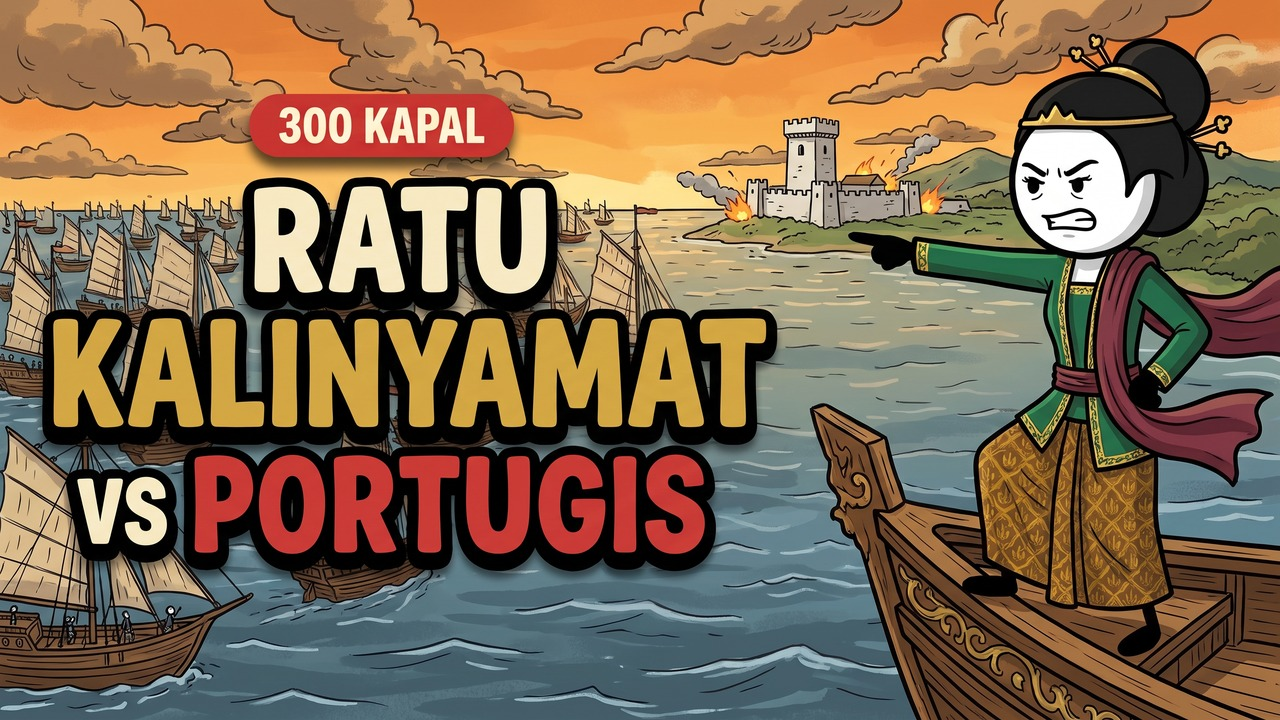
#> input picture stickman/thumbnail/Thumbnail_Ratu_Kalinyamat.jpg, 1280 x 720 px, given in place of 197.jpg, which was not available
$ python make_thumbnails.py Thumbnail_Ratu_Kalinyamat.jpg
#> lines starting #> are read from the running program, lines starting #| are printed output that depends on the picture
"""Build YouTube thumbnails (1280x720) from the video's own images.

Layout follows the "survival stickman" thumbnail convention: big two-tone
headline top-left, red tag pill, a red sub-banner, punchy colours and a
dark vignette so the text pops.
"""
import os
import sys
from PIL import Image, ImageDraw, ImageEnhance, ImageFilter, ImageFont

HERE = os.path.dirname(os.path.abspath(__file__))
IMG = sys.argv[1]  # folder with 001.jpg ... 197.jpg
OUT = os.path.join(HERE, "out")
os.makedirs(OUT, exist_ok=True)
FONT = os.path.join(HERE, "fonts", "lilita.ttf")
W, H = 1280, 720
WHITE, YELLOW, RED = (255, 255, 255), (255, 205, 40), (214, 32, 32)


def base(name, crop_center_x=0.5, zoom=1.0, darken=0.0):
    im = Image.open(os.path.join(IMG, name)).convert("RGB")
    sw, sh = im.size
    cw, ch = sw / zoom, sh / zoom
    if cw / ch > W / H:
        cw = ch * W / H
    else:
        ch = cw * H / W
    cx = min(max(crop_center_x * sw, cw / 2), sw - cw / 2)
    cy = sh / 2
    im = im.crop((int(cx - cw / 2), int(cy - ch / 2), int(cx + cw / 2), int(cy + ch / 2))).resize((W, H), Image.LANCZOS)
    im = ImageEnhance.Color(im).enhance(1.35)
    im = ImageEnhance.Contrast(im).enhance(1.18)
    im = im.filter(ImageFilter.UnsharpMask(radius=2, percent=80, threshold=2))
    if darken:
        im = ImageEnhance.Brightness(im).enhance(1 - darken)
    return im


def vignette(im, left_shade=0.65):
    """Radial vignette + dark gradient on the left where the headline sits."""
    rad = Image.radial_gradient("L").resize((W, H))
    rad = rad.point(lambda v: int(min(255, max(0, (v - 110) * 1.6))))
    black = Image.new("RGB", (W, H), (0, 0, 0))
    im = Image.composite(black, im, rad)
    grad = Image.linear_gradient("L").rotate(90, expand=True).resize((W, H))  # white on left
    grad = grad.point(lambda v: int(v * left_shade) if v > 90 else 0)
    return Image.composite(black, im, grad)


def outlined(d, xy, text, font, fill, stroke=12, shadow=8):
    x, y = xy
    d.text((x + shadow, y + shadow), text, font=font, fill=(0, 0, 0), stroke_width=stroke, stroke_fill=(0, 0, 0))
    d.text((x, y), text, font=font, fill=fill, stroke_width=stroke, stroke_fill=(0, 0, 0))


def pill(d, xy, text, size=40):
    f = ImageFont.truetype(FONT, size)
    x, y = xy
    l, t, r, b = d.textbbox((0, 0), text, font=f)
    pw, ph = r - l + 36, b - t + 18
    d.rounded_rectangle((x, y, x + pw, y + ph), radius=12, fill=RED, outline=(0, 0, 0), width=5)
    d.text((x + 18 - l, y + 9 - t), text, font=f, fill=WHITE)
    return pw


def banner(d, xy, text, size=40):
    f = ImageFont.truetype(FONT, size)
    x, y = xy
    l, t, r, b = d.textbbox((0, 0), text, font=f)
    d.rectangle((x, y, x + r - l + 30, y + b - t + 16), fill=RED, outline=(0, 0, 0), width=4)
    d.text((x + 15 - l, y + 8 - t), text, font=f, fill=WHITE)


def headline(im, line1, line2, tag=None, sub=None, size1=150, size2=150, x=40, y=26):
    d = ImageDraw.Draw(im)
    f1 = ImageFont.truetype(FONT, size1)
    f2 = ImageFont.truetype(FONT, size2)
    outlined(d, (x, y), line1, f1, WHITE)
    l, t, r, b = d.textbbox((x, y), line1, font=f1)
    if tag:
        pill(d, (r + 22, y + 18), tag)
    y2 = b + 8
    if line2:
        outlined(d, (x, y2), line2, f2, YELLOW)
        y2 = d.textbbox((x, y2), line2, font=f2)[3] + 12
    if sub:
        banner(d, (x + 4, y2 + 4), sub)
    return im


def save(im, name):
    p = os.path.join(OUT, name)
    im.save(p, "JPEG", quality=92)
    print(p)


def title_block(im, x=40, y=30):
    """Video title: WABAH HILANG / INGATAN [HARI KE-6] / DI KLINIK PULAU."""
    d = ImageDraw.Draw(im)
    f1 = ImageFont.truetype(FONT, 112)
    f2 = ImageFont.truetype(FONT, 160)
    outlined(d, (x, y), "WABAH HILANG", f1, WHITE, stroke=11, shadow=7)
    y2 = d.textbbox((x, y), "WABAH HILANG", font=f1)[3] + 6
    outlined(d, (x, y2), "INGATAN", f2, YELLOW, stroke=13, shadow=8)
    l, t, r, b = d.textbbox((x, y2), "INGATAN", font=f2)
    pill(d, (r + 22, t + (b - t) // 2 - 32), "HARI KE-6", size=44)
    banner(d, (x + 4, b + 16), "DI KLINIK PULAU", size=50)
    return im


TITLE_SHOTS = [
    # (image, horizontal crop centre, zoom) — subject kept on the right, text on the left
    ("197.jpg", 0.62, 1.12),  # someone with your hair behind the door
    ("045.jpg", 0.5, 1.0),   # best friend raising scissors: "Kamu siapa?"
    ("144.jpg", 0.72, 1.2),   # you at the red door at 2 a.m.
]
for i, (name, cx, z) in enumerate(TITLE_SHOTS, 1):
    im = vignette(base(name, crop_center_x=cx, zoom=z), 0.75)
#> in base, im is the input picture: PIL image 1280x720 RGB; mean R, G, B 129.8, 105.7, 79.2
#> in vignette, `black = Image.new("RGB", (W, H), (0, 0, 0))`: black: PIL image 1280x720 RGB; every value is 0
#> in vignette, `im = Image.composite(black, im, rad)`:
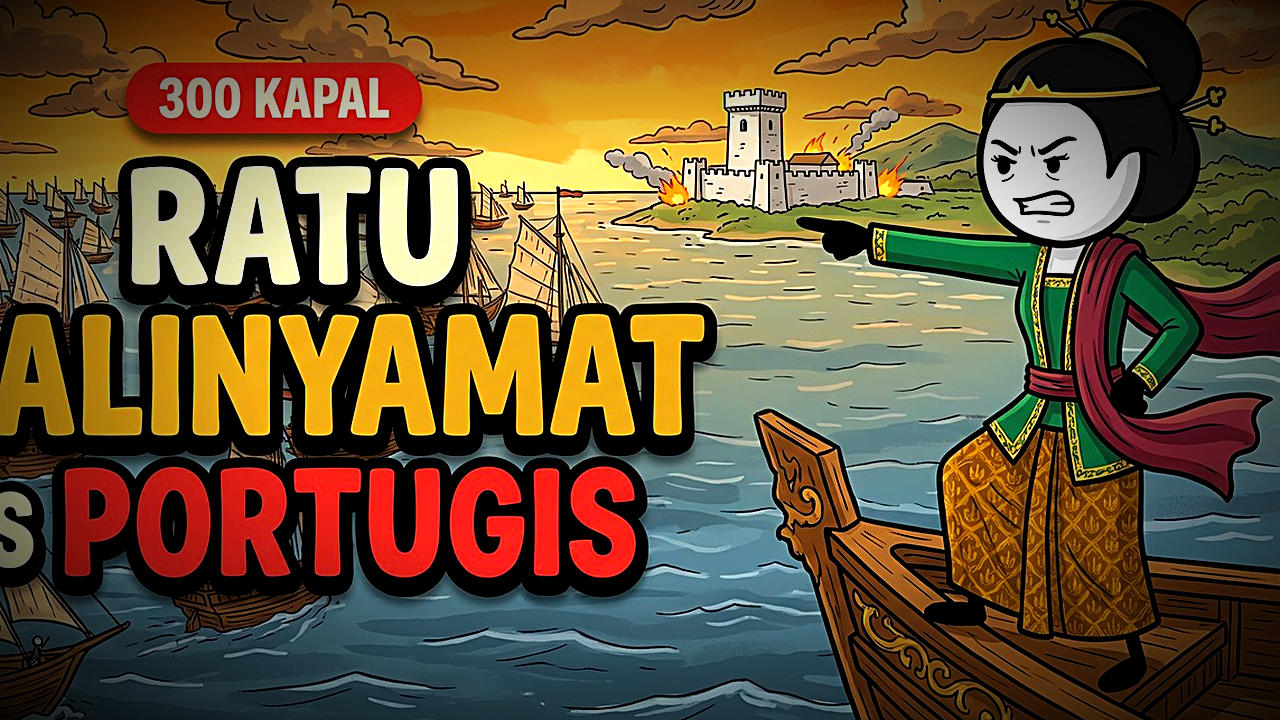
#> im: PIL image 1280x720 RGB; mean R, G, B 103.4, 82, 51.5
#> in vignette, `grad = grad.point(lambda v: int(v * left_shade) if v > 90 else 0)`:
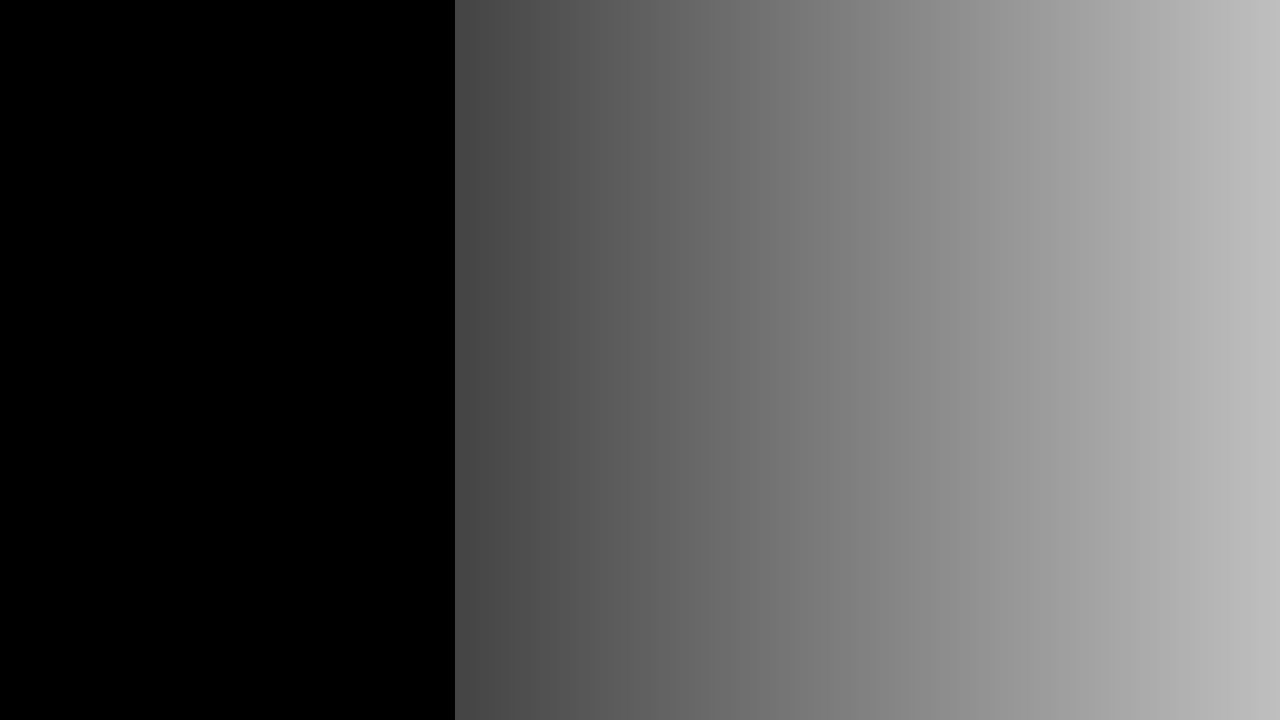
#> grad: PIL image 1280x720 L; min 0, max 191, mean 83.4
#> in vignette, `return Image.composite(black, im, grad)`:
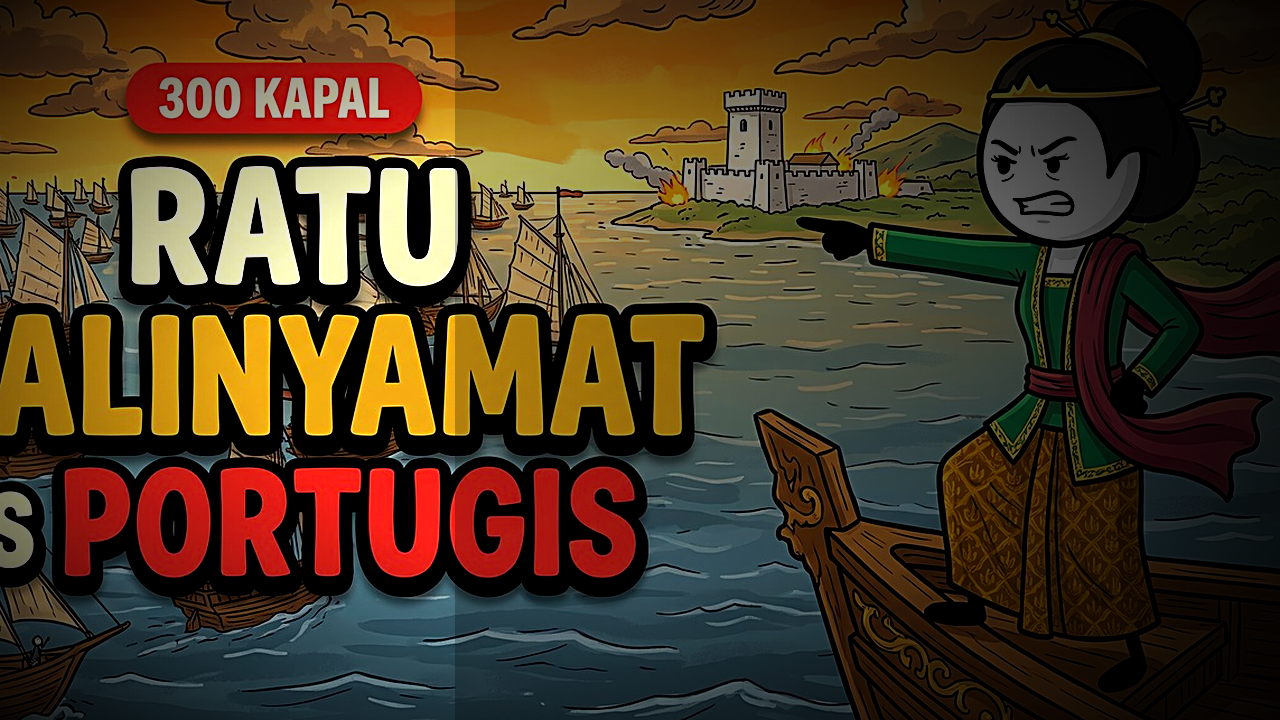
#> returned value: PIL image 1280x720 RGB; mean R, G, B 71, 54.3, 33.4
    save(title_block(im), f"thumbnail_{i}.jpg")
#> in title_block, `y2 = d.textbbox((x, y), "WABAH HILANG", font=f1)[3] + 6`: y2 = 142
#> in title_block, `l, t, r, b = d.textbbox((x, y2), "INGATAN", font=f2)`: l = 40; t = 172; r = 742; b = 293
#> in save, `im.save(p, "JPEG", quality=92)`:
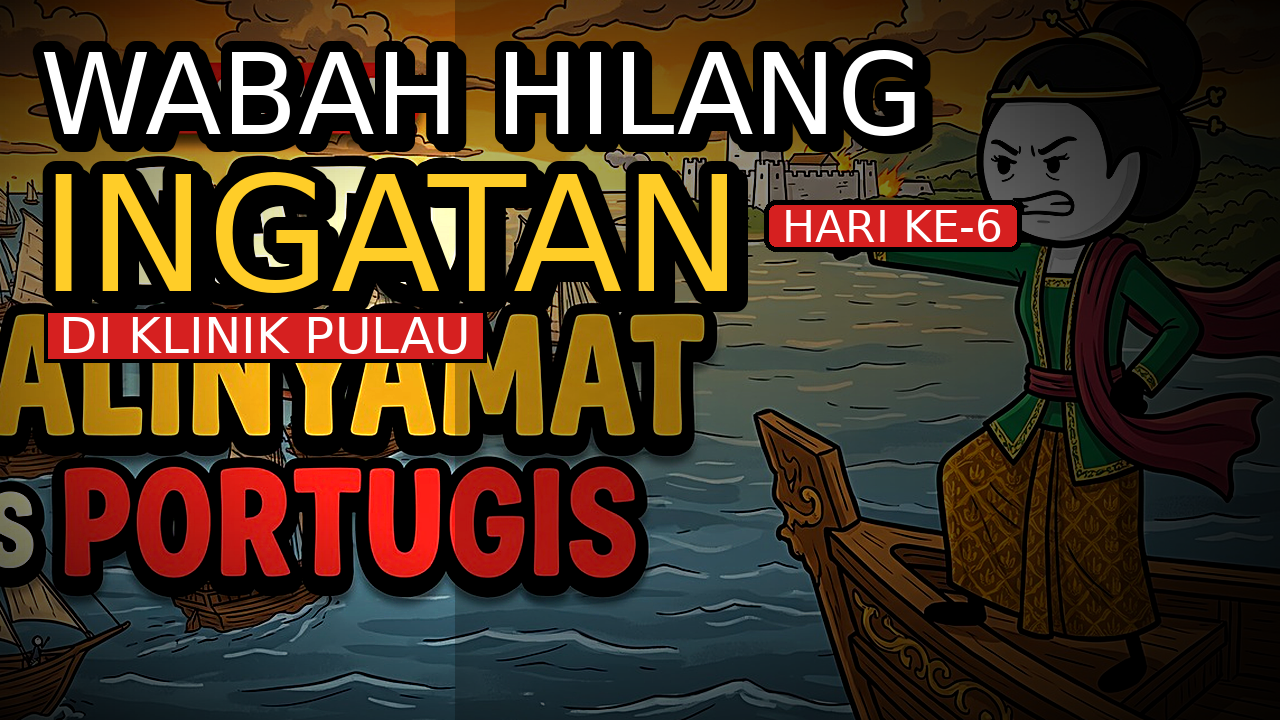
#> saved as thumbnail_1.jpg: PIL image 1280x720 RGB; mean R, G, B 66.4, 49.5, 32.7
#| stickman/thumbnail/out/thumbnail_1.jpg
#> pass 2 of the loop `for i, (name, cx, z) in enumerate(TITLE_SHOTS, 1):`:
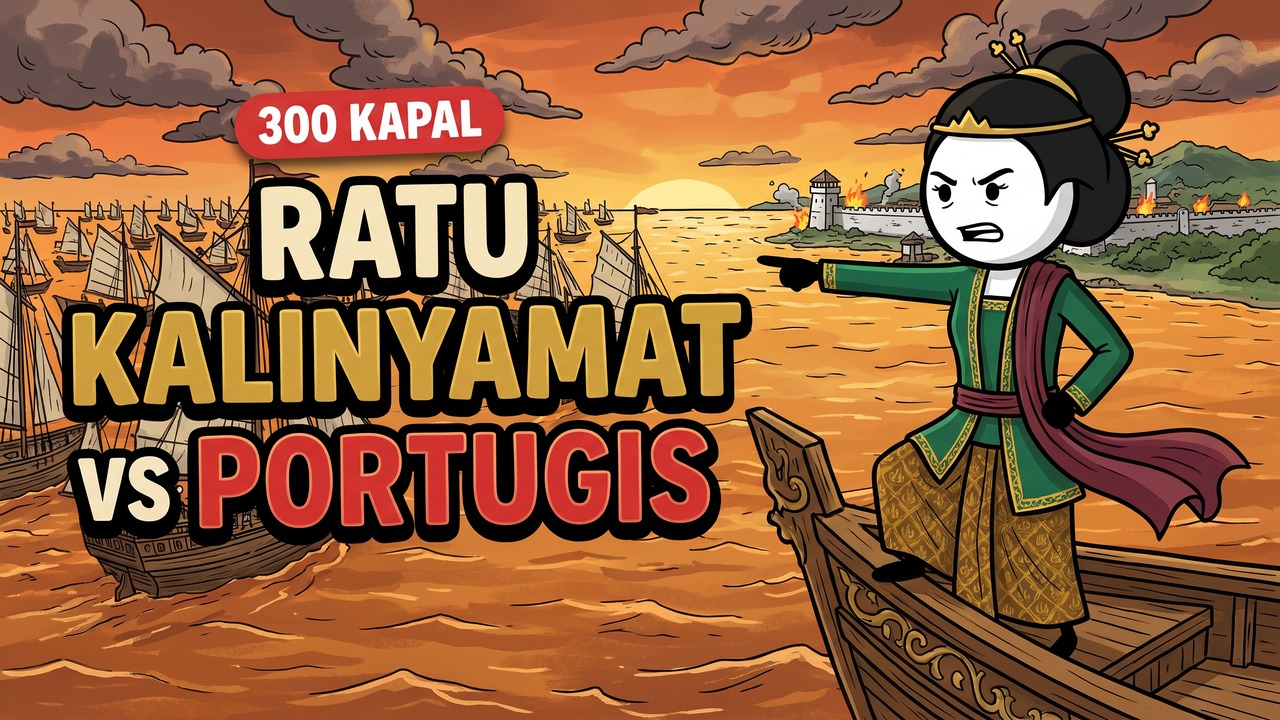
#> input picture stickman/thumbnail/Thumbnail_Ratu_Kalinyamat_alt.jpg, 1280 x 720 px, given in place of 045.jpg, which was not available
#> in base, im is the input picture: PIL image 1280x720 RGB; mean R, G, B 146.1, 96.8, 60
#> in vignette (call 2), `im = Image.composite(black, im, rad)`:
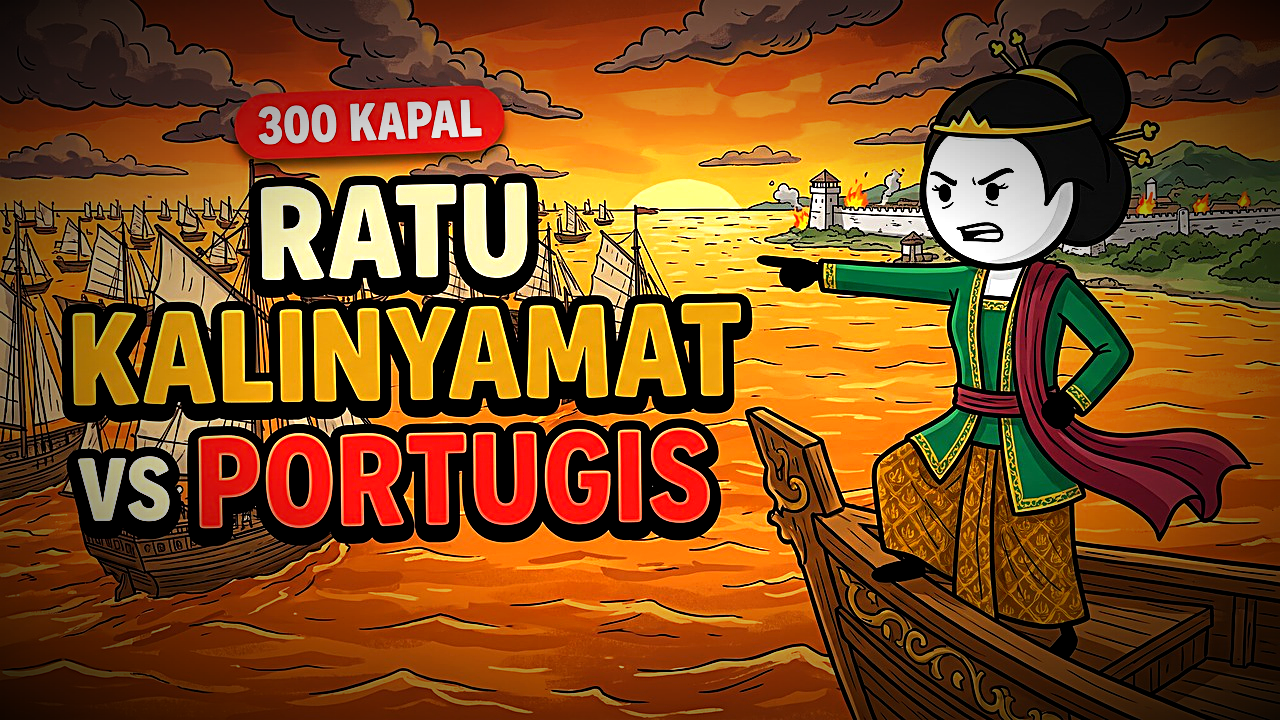
#> im: PIL image 1280x720 RGB; mean R, G, B 124.6, 74.7, 29
#> in save (call 2), `im.save(p, "JPEG", quality=92)`:
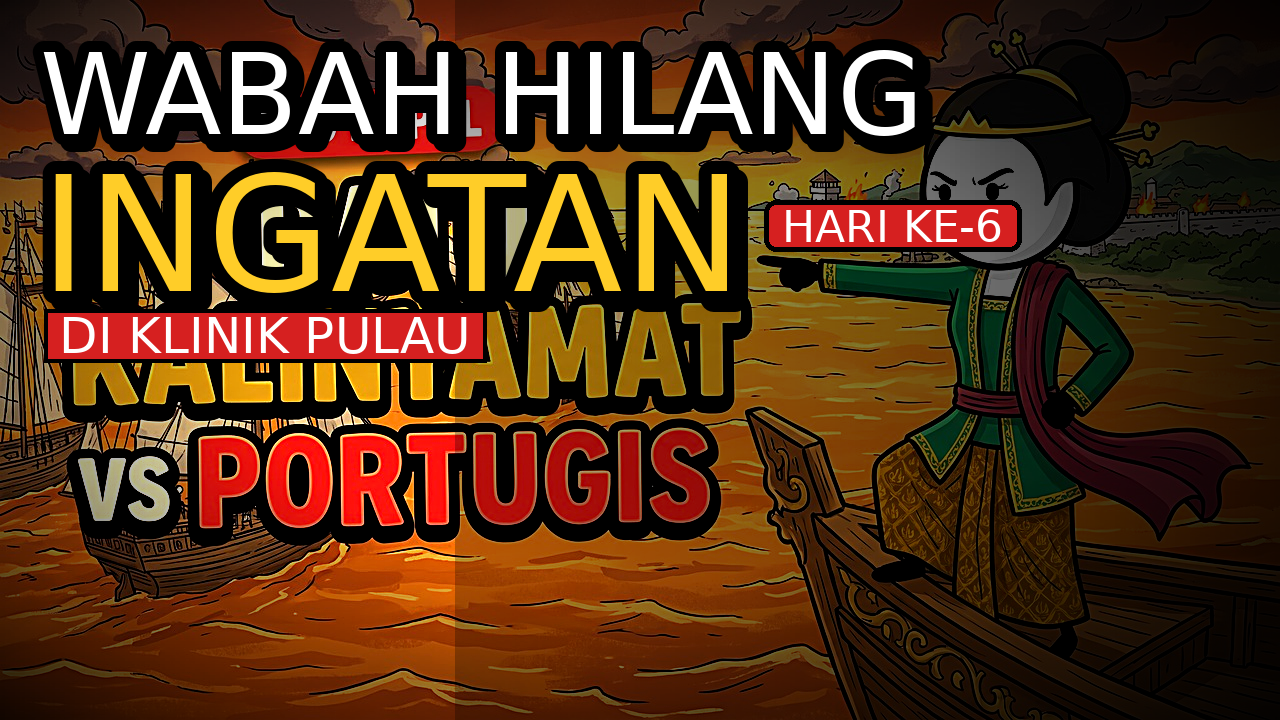
#> saved as thumbnail_2.jpg: PIL image 1280x720 RGB; mean R, G, B 79.1, 46, 20.3
#| stickman/thumbnail/out/thumbnail_2.jpg
